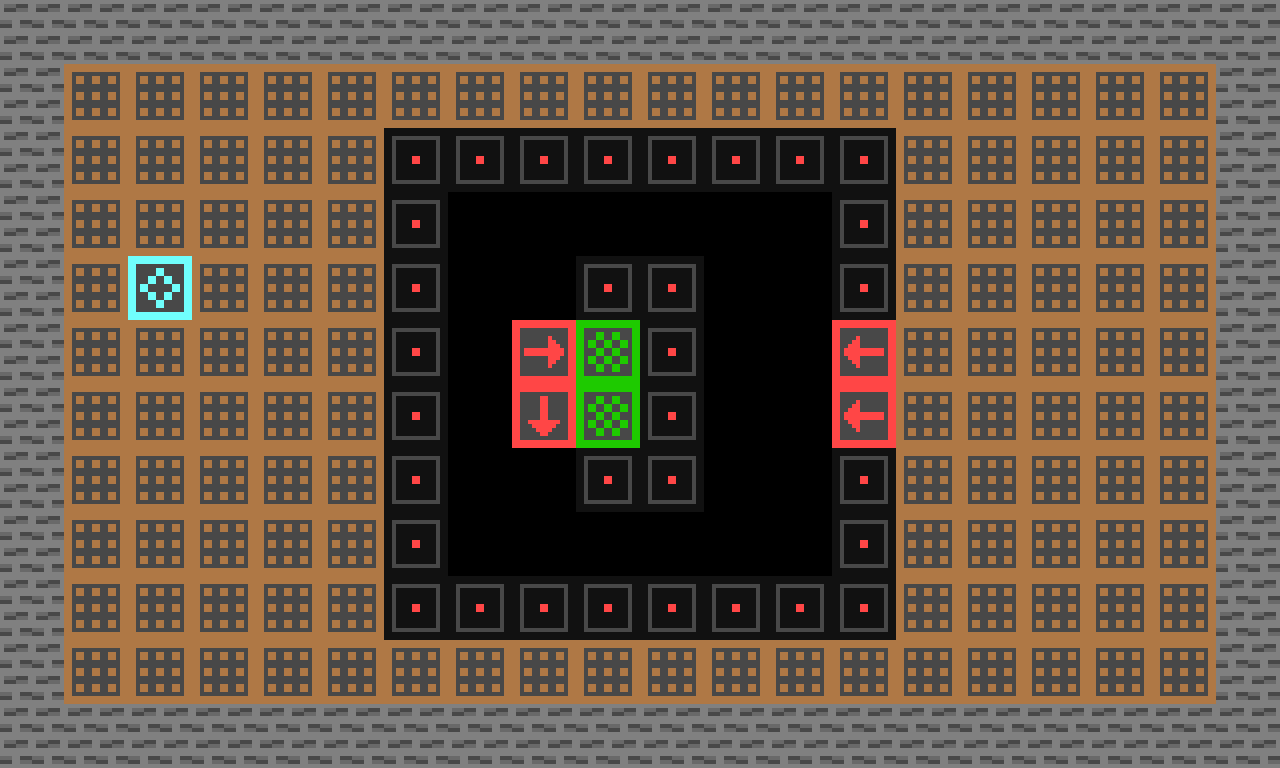

Tiled map render using the project's own tile images. Description and the whole map definition, tile-layer contents included, below:
An orthogonal 20x12 tile map with 64x64 px tiles, 1 tile layer (Level One Layer).

<map version="1.10" tiledversion="git" orientation="orthogonal" renderorder="right-down" width="20" height="12" tilewidth="64" tileheight="64" infinite="0" nextlayerid="2" nextobjectid="1">
 <tileset firstgid="1" name="crucible_tiles" tilewidth="64" tileheight="64" tilecount="28" columns="4">
  <image source="tileset.png" width="256" height="448" />
 </tileset>
 <layer id="1" name="Level One Layer" width="20" height="12">
  <data encoding="csv">
1,1,1,1,1,1,1,1,1,1,1,1,1,1,1,1,1,1,1,1,
1,19,19,19,19,19,19,19,19,19,19,19,19,19,19,19,19,19,19,1,
1,19,19,19,19,19,18,18,18,18,18,18,18,18,19,19,19,19,19,1,
1,19,19,19,19,19,18,0,0,0,0,0,0,18,19,19,19,19,19,1,
1,19,23,19,19,19,18,0,0,18,18,0,0,18,19,19,19,19,19,1,
1,19,19,19,19,19,18,0,1610612739,24,18,0,0,2684354563,19,19,19,19,19,1,
1,19,19,19,19,19,18,0,3,24,18,0,0,2684354563,19,19,19,19,19,1,
1,19,19,19,19,19,18,0,0,18,18,0,0,18,19,19,19,19,19,1,
1,19,19,19,19,19,18,0,0,0,0,0,0,18,19,19,19,19,19,1,
1,19,19,19,19,19,18,18,18,18,18,18,18,18,19,19,19,19,19,1,
1,19,19,19,19,19,19,19,19,19,19,19,19,19,19,19,19,19,19,1,
1,1,1,1,1,1,1,1,1,1,1,1,1,1,1,1,1,1,1,1
</data>
 </layer>
</map>
